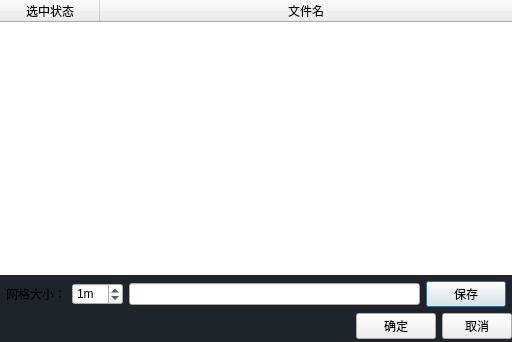
<?xml version="1.0" encoding="UTF-8"?>
<ui version="4.0">
 <class>Dialog</class>
 <widget class="QDialog" name="Dialog">
  <property name="geometry">
   <rect>
    <x>0</x>
    <y>0</y>
    <width>512</width>
    <height>342</height>
   </rect>
  </property>
  <property name="windowTitle">
   <string>DEM</string>
  </property>
  <property name="styleSheet">
   <string notr="true">QDialog{
	background-color:#1f232a;
}



</string>
  </property>
  <layout class="QVBoxLayout" name="verticalLayout_2">
   <property name="spacing">
    <number>0</number>
   </property>
   <property name="leftMargin">
    <number>0</number>
   </property>
   <property name="topMargin">
    <number>0</number>
   </property>
   <property name="rightMargin">
    <number>0</number>
   </property>
   <property name="bottomMargin">
    <number>0</number>
   </property>
   <item>
    <layout class="QVBoxLayout" name="verticalLayout">
     <property name="spacing">
      <number>6</number>
     </property>
     <item>
      <widget class="QTreeWidget" name="file_tree_widget">
       <property name="styleSheet">
        <string notr="true">QTreeWidget {
                        border: 0.2px solid white; /* 设置描边 */
                        border-radius: 5px; /* 设置圆角 */
                    }

                    QTreeWidget::item {
                        padding: 5px;
            
                    }</string>
       </property>
       <column>
        <property name="text">
         <string>选中状态</string>
        </property>
        <property name="textAlignment">
         <set>AlignCenter</set>
        </property>
       </column>
       <column>
        <property name="text">
         <string>文件名</string>
        </property>
        <property name="textAlignment">
         <set>AlignCenter</set>
        </property>
       </column>
      </widget>
     </item>
     <item>
      <layout class="QHBoxLayout" name="horizontalLayout_3">
       <property name="leftMargin">
        <number>6</number>
       </property>
       <property name="rightMargin">
        <number>6</number>
       </property>
       <item>
        <widget class="QLabel" name="label_2">
         <property name="text">
          <string>网格大小：</string>
         </property>
        </widget>
       </item>
       <item>
        <widget class="QSpinBox" name="grid_size">
         <property name="suffix">
          <string>m</string>
         </property>
         <property name="prefix">
          <string/>
         </property>
         <property name="maximum">
          <number>50</number>
         </property>
         <property name="stepType">
          <enum>QAbstractSpinBox::StepType::DefaultStepType</enum>
         </property>
         <property name="value">
          <number>1</number>
         </property>
        </widget>
       </item>
       <item>
        <widget class="QLineEdit" name="file_path"/>
       </item>
       <item>
        <widget class="QPushButton" name="select_file_save">
         <property name="text">
          <string>保存</string>
         </property>
        </widget>
       </item>
      </layout>
     </item>
     <item>
      <layout class="QHBoxLayout" name="horizontalLayout_2">
       <property name="topMargin">
        <number>0</number>
       </property>
       <property name="bottomMargin">
        <number>3</number>
       </property>
       <item>
        <spacer name="horizontalSpacer">
         <property name="orientation">
          <enum>Qt::Orientation::Horizontal</enum>
         </property>
         <property name="sizeHint" stdset="0">
          <size>
           <width>40</width>
           <height>20</height>
          </size>
         </property>
        </spacer>
       </item>
       <item>
        <spacer name="horizontalSpacer_2">
         <property name="orientation">
          <enum>Qt::Orientation::Horizontal</enum>
         </property>
         <property name="sizeHint" stdset="0">
          <size>
           <width>40</width>
           <height>20</height>
          </size>
         </property>
        </spacer>
       </item>
       <item>
        <widget class="QPushButton" name="accept">
         <property name="styleSheet">
          <string notr="true"/>
         </property>
         <property name="text">
          <string>确定</string>
         </property>
        </widget>
       </item>
       <item>
        <widget class="QPushButton" name="reject">
         <property name="maximumSize">
          <size>
           <width>70</width>
           <height>16777215</height>
          </size>
         </property>
         <property name="text">
          <string>取消</string>
         </property>
        </widget>
       </item>
      </layout>
     </item>
    </layout>
   </item>
  </layout>
 </widget>
 <resources>
  <include location="../assets/icons/icon.qrc"/>
 </resources>
 <connections>
  <connection>
   <sender>reject</sender>
   <signal>clicked()</signal>
   <receiver>Dialog</receiver>
   <slot>reject()</slot>
   <hints>
    <hint type="sourcelabel">
     <x>411</x>
     <y>306</y>
    </hint>
    <hint type="destinationlabel">
     <x>276</x>
     <y>-26</y>
    </hint>
   </hints>
  </connection>
  <connection>
   <sender>accept</sender>
   <signal>clicked()</signal>
   <receiver>Dialog</receiver>
   <slot>accept()</slot>
   <hints>
    <hint type="sourcelabel">
     <x>332</x>
     <y>306</y>
    </hint>
    <hint type="destinationlabel">
     <x>336</x>
     <y>-33</y>
    </hint>
   </hints>
  </connection>
 </connections>
</ui>
